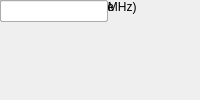
<?xml version="1.0" encoding="UTF-8"?>
<ui version="4.0">
 <class>MainWindow</class>
 <widget class="QMainWindow" name="MainWindow">
  <property name="windowTitle"><string>katadc</string></property>
  <widget class="QWidget" name="centralwidget">
   <!-- NOTE: this is a simplified structural mirror of the generated
        <module>_ui.py, not a full round-trip Designer file. Regenerate
        both from the same spec if you need to edit layout by hand. -->
       <widget class="QLabel" name="label_name">
     <property name="text"><string>Block name</string></property>
    </widget>
       <widget class="QLineEdit" name="name"/>
       <widget class="QLabel" name="label_adc_brd">
     <property name="text"><string>ADC board</string></property>
    </widget>
       <widget class="QComboBox" name="adc_brd">
     <item><property name="text"><string>adc0</string></property></item>
     <item><property name="text"><string>adc1</string></property></item>
    </widget>
       <widget class="QLabel" name="label_adc_interleave">
     <property name="text"><string>ADC interleave mode</string></property>
    </widget>
       <widget class="QCheckBox" name="adc_interleave"/>
       <widget class="QLabel" name="label_bypass_auto">
     <property name="text"><string>Bypass auto config</string></property>
    </widget>
       <widget class="QCheckBox" name="bypass_auto"/>
       <widget class="QLabel" name="label_en_gain">
     <property name="text"><string>Enable gain</string></property>
    </widget>
       <widget class="QCheckBox" name="en_gain"/>
       <widget class="QLabel" name="label_adc_clk_rate">
     <property name="text"><string>ADC sampling rate (MHz)</string></property>
    </widget>
       <widget class="QLineEdit" name="adc_clk_rate"/>
       <widget class="QLabel" name="label_sample_period">
     <property name="text"><string>Sample period</string></property>
    </widget>
       <widget class="QLineEdit" name="sample_period"/>
  </widget>
 </widget>
 <resources/>
 <connections/>
</ui>
